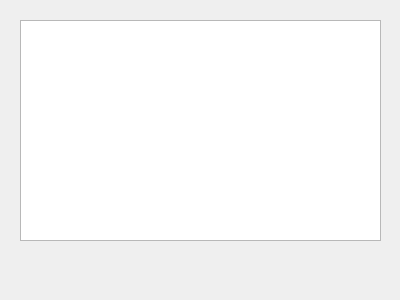
<?xml version="1.0" encoding="UTF-8"?>
<ui version="4.0">
 <class>DockWidget</class>
 <widget class="QDockWidget" name="DockWidget">
  <property name="geometry">
   <rect>
    <x>0</x>
    <y>0</y>
    <width>400</width>
    <height>300</height>
   </rect>
  </property>
  <property name="windowTitle">
   <string>DockWidget</string>
  </property>
  <widget class="QWidget" name="dockWidgetContents">
   <widget class="QGraphicsView" name="graphicsView">
    <property name="geometry">
     <rect>
      <x>20</x>
      <y>20</y>
      <width>361</width>
      <height>221</height>
     </rect>
    </property>
   </widget>
  </widget>
 </widget>
 <resources/>
 <connections/>
</ui>
